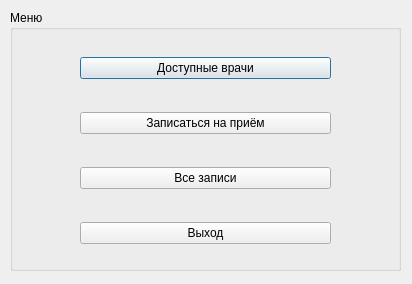
<?xml version="1.0" encoding="UTF-8"?>
<ui version="4.0">
 <class>User</class>
 <widget class="QDialog" name="User">
  <property name="geometry">
   <rect>
    <x>0</x>
    <y>0</y>
    <width>412</width>
    <height>284</height>
   </rect>
  </property>
  <property name="windowTitle">
   <string>Dialog</string>
  </property>
  <widget class="QGroupBox" name="groupBox">
   <property name="geometry">
    <rect>
     <x>10</x>
     <y>10</y>
     <width>391</width>
     <height>261</height>
    </rect>
   </property>
   <property name="title">
    <string>Меню</string>
   </property>
   <widget class="QWidget" name="layoutWidget">
    <property name="geometry">
     <rect>
      <x>70</x>
      <y>20</y>
      <width>251</width>
      <height>241</height>
     </rect>
    </property>
    <layout class="QVBoxLayout" name="verticalLayout">
     <item>
      <widget class="QPushButton" name="pushButton">
       <property name="text">
        <string>Доступные врачи</string>
       </property>
      </widget>
     </item>
     <item>
      <widget class="QPushButton" name="pushButton_2">
       <property name="text">
        <string>Записаться на приём</string>
       </property>
      </widget>
     </item>
     <item>
      <widget class="QPushButton" name="pushButton_3">
       <property name="text">
        <string>Все записи</string>
       </property>
      </widget>
     </item>
     <item>
      <widget class="QPushButton" name="pushButton_4">
       <property name="text">
        <string>Выход</string>
       </property>
      </widget>
     </item>
    </layout>
   </widget>
  </widget>
 </widget>
 <resources/>
 <connections/>
</ui>
